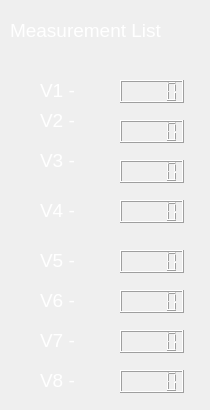
      <widget class="QWidget" name="page_2">
       <widget class="QLabel" name="MeasListLabel">
        <property name="geometry">
         <rect>
          <x>10</x>
          <y>10</y>
          <width>191</width>
          <height>41</height>
         </rect>
        </property>
        <property name="font">
         <font>
          <pointsize>14</pointsize>
         </font>
        </property>
        <property name="styleSheet">
         <string notr="true">color: rgb(255, 255, 255);</string>
        </property>
        <property name="text">
         <string>Measurement List</string>
        </property>
       </widget>
       <widget class="QLCDNumber" name="lcdNumber_2">
        <property name="geometry">
         <rect>
          <x>120</x>
          <y>80</y>
          <width>64</width>
          <height>23</height>
         </rect>
        </property>
       </widget>
       <widget class="QLCDNumber" name="lcdNumber_3">
        <property name="geometry">
         <rect>
          <x>120</x>
          <y>120</y>
          <width>64</width>
          <height>23</height>
         </rect>
        </property>
       </widget>
       <widget class="QLCDNumber" name="lcdNumber_4">
        <property name="geometry">
         <rect>
          <x>120</x>
          <y>160</y>
          <width>64</width>
          <height>23</height>
         </rect>
        </property>
       </widget>
       <widget class="QLCDNumber" name="lcdNumber_5">
        <property name="geometry">
         <rect>
          <x>120</x>
          <y>200</y>
          <width>64</width>
          <height>23</height>
         </rect>
        </property>
       </widget>
       <widget class="QLCDNumber" name="lcdNumber_6">
        <property name="geometry">
         <rect>
          <x>120</x>
          <y>250</y>
          <width>64</width>
          <height>23</height>
         </rect>
        </property>
       </widget>
       <widget class="QLCDNumber" name="lcdNumber_7">
        <property name="geometry">
         <rect>
          <x>120</x>
          <y>290</y>
          <width>64</width>
          <height>23</height>
         </rect>
        </property>
       </widget>
       <widget class="QLCDNumber" name="lcdNumber_8">
        <property name="geometry">
         <rect>
          <x>120</x>
          <y>330</y>
          <width>64</width>
          <height>23</height>
         </rect>
        </property>
       </widget>
       <widget class="QLCDNumber" name="lcdNumber_9">
        <property name="geometry">
         <rect>
          <x>120</x>
          <y>370</y>
          <width>64</width>
          <height>23</height>
         </rect>
        </property>
       </widget>
       <widget class="QLabel" name="L_V1">
        <property name="geometry">
         <rect>
          <x>40</x>
          <y>70</y>
          <width>51</width>
          <height>41</height>
         </rect>
        </property>
        <property name="font">
         <font>
          <pointsize>14</pointsize>
         </font>
        </property>
        <property name="styleSheet">
         <string notr="true">color: rgb(255, 255, 255);</string>
        </property>
        <property name="text">
         <string>V1 - </string>
        </property>
       </widget>
       <widget class="QLabel" name="L_V_2">
        <property name="geometry">
         <rect>
          <x>40</x>
          <y>100</y>
          <width>51</width>
          <height>41</height>
         </rect>
        </property>
        <property name="font">
         <font>
          <pointsize>14</pointsize>
         </font>
        </property>
        <property name="styleSheet">
         <string notr="true">color: rgb(255, 255, 255);</string>
        </property>
        <property name="text">
         <string>V2 - </string>
        </property>
       </widget>
       <widget class="QLabel" name="L_V_3">
        <property name="geometry">
         <rect>
          <x>40</x>
          <y>140</y>
          <width>51</width>
          <height>41</height>
         </rect>
        </property>
        <property name="font">
         <font>
          <pointsize>14</pointsize>
         </font>
        </property>
        <property name="styleSheet">
         <string notr="true">color: rgb(255, 255, 255);</string>
        </property>
        <property name="text">
         <string>V3 - </string>
        </property>
       </widget>
       <widget class="QLabel" name="L_V_4">
        <property name="geometry">
         <rect>
          <x>40</x>
          <y>190</y>
          <width>51</width>
          <height>41</height>
         </rect>
        </property>
        <property name="font">
         <font>
          <pointsize>14</pointsize>
         </font>
        </property>
        <property name="styleSheet">
         <string notr="true">color: rgb(255, 255, 255);</string>
        </property>
        <property name="text">
         <string>V4 - </string>
        </property>
       </widget>
       <widget class="QLabel" name="L_V_5">
        <property name="geometry">
         <rect>
          <x>40</x>
          <y>240</y>
          <width>51</width>
          <height>41</height>
         </rect>
        </property>
        <property name="font">
         <font>
          <pointsize>14</pointsize>
         </font>
        </property>
        <property name="styleSheet">
         <string notr="true">color: rgb(255, 255, 255);</string>
        </property>
        <property name="text">
         <string>V5 - </string>
        </property>
       </widget>
       <widget class="QLabel" name="L_V_6">
        <property name="geometry">
         <rect>
          <x>40</x>
          <y>280</y>
          <width>51</width>
          <height>41</height>
         </rect>
        </property>
        <property name="font">
         <font>
          <pointsize>14</pointsize>
         </font>
        </property>
        <property name="styleSheet">
         <string notr="true">color: rgb(255, 255, 255);</string>
        </property>
        <property name="text">
         <string>V6 - </string>
        </property>
       </widget>
       <widget class="QLabel" name="L_V_7">
        <property name="geometry">
         <rect>
          <x>40</x>
          <y>320</y>
          <width>51</width>
          <height>41</height>
         </rect>
        </property>
        <property name="font">
         <font>
          <pointsize>14</pointsize>
         </font>
        </property>
        <property name="styleSheet">
         <string notr="true">color: rgb(255, 255, 255);</string>
        </property>
        <property name="text">
         <string>V7 - </string>
        </property>
       </widget>
       <widget class="QLabel" name="L_V_8">
        <property name="geometry">
         <rect>
          <x>40</x>
          <y>360</y>
          <width>51</width>
          <height>41</height>
         </rect>
        </property>
        <property name="font">
         <font>
          <pointsize>14</pointsize>
         </font>
        </property>
        <property name="styleSheet">
         <string notr="true">color: rgb(255, 255, 255);</string>
        </property>
        <property name="text">
         <string>V8 - </string>
        </property>
       </widget>
      </widget>
